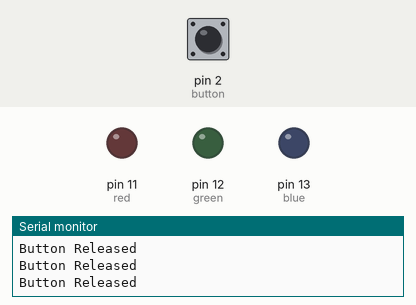
Recording of a sketch running on a simulated Arduino Uno, built with avr-gcc and run on an emulated ATmega328P. Shown: output pins drawn as LEDs (lit = HIGH), the last lines printed to the serial monitor. Dashed ring = blinking. Inputs (shaded band) come from the test bench; at power-on: pin 2 (button) HIGH.

Above: at 1.2 s.
1.3 s: pin 2 (button) pulled LOW for 0.15 s
At 1.52 s:
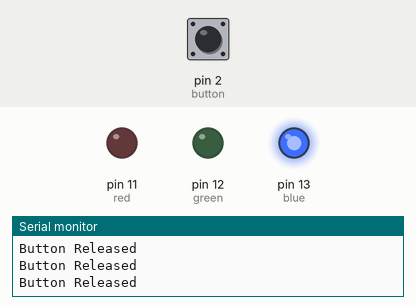
4.3 s: pin 2 (button) pulled LOW for 1 s
At 4.61 s:
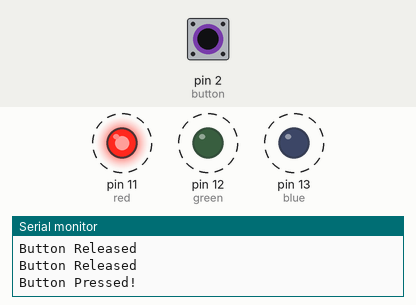
8.3 s: pin 2 (button) pulled LOW for 3.2 s
At 8.47 s:
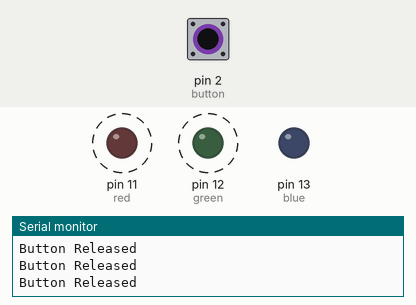
13.0 s: pin 2 (button) pulsed LOW 2 times (0.12 s each, 0.3 s apart)
At 14.7 s:
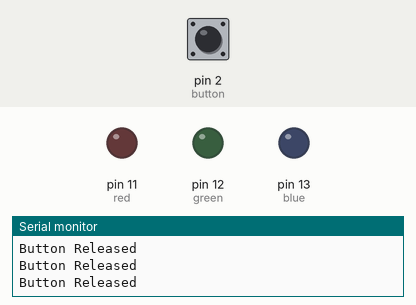
16.6 s: pin 2 (button) pulsed LOW 5 times (0.12 s each, 0.3 s apart)
At 16.82 s:
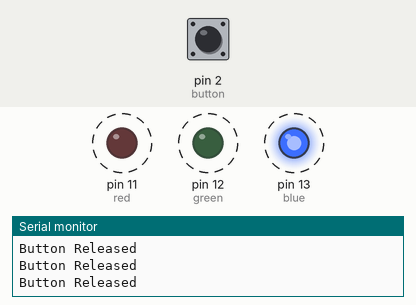
Timing chart, 0 to 19.6 s (numbered marks = the images above; inputs shaded):
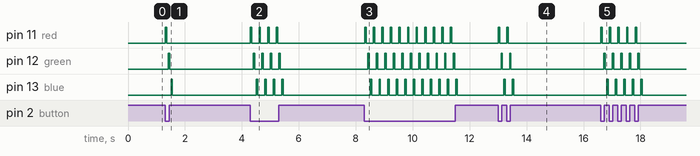

Measured:
- after the input at 1.3 s, pin 11 (red): LOW → HIGH at once, → LOW 0.05 s later; pin 12 (green): LOW → HIGH after 0.11 s, → LOW 0.05 s later; pin 13 (blue): LOW → HIGH after 0.21 s, → LOW 0.05 s later
- after the input at 4.3 s, pin 11 (red): alternates HIGH for 0.05 s and LOW for 0.25 s, 8 changes in all, then stays LOW, starting at once; pin 12 (green): alternates HIGH for 0.05 s and LOW for 0.25 s, 8 changes in all, then stays LOW, starting after 0.10 s
- after the input at 8.3 s, pin 11 (red): alternates HIGH for 0.05 s and LOW for 0.25 s, 22 changes in all, then stays LOW, starting at once; pin 12 (green): alternates HIGH for 0.05 s and LOW for 0.25 s, 22 changes in all, then stays LOW, starting after 0.12 s
- after the input at 13.0 s, pin 11 (red): alternates HIGH for 0.05 s and LOW for 0.25 s, 4 changes in all, then stays LOW, starting at once; pin 12 (green): alternates HIGH for 0.05 s and LOW for 0.25 s, 4 changes in all, then stays LOW, starting after 0.10 s
- after the input at 16.6 s, pin 11 (red): alternates HIGH for 0.05 s and LOW for 0.25 s, 10 changes in all, then stays LOW, starting at once; pin 12 (green): alternates HIGH for 0.05 s and LOW for 0.25 s, 10 changes in all, then stays LOW, starting after 0.11 s

The sketch:

super_stantia1.ino
```cpp
// Variables
int button = 2;
int red = 11;
int green = 12;
int blue = 13;
int delaytime = 50;
int bright = 255;

void setup()
{
  pinMode(button, INPUT_PULLUP); // Use Arduino's internal pull-up resistor
  pinMode(red, OUTPUT);
  pinMode(green, OUTPUT);
  pinMode(blue, OUTPUT);
  Serial.begin(9600);

}

void loop()
{


    int buttonState = digitalRead(button);

  if (buttonState == LOW) { // LOW means button is pressed

    digitalWrite(red, HIGH);
    analogWrite(red, bright);
  	delay(delaytime); // Wait for 1000 millisecond(s)

    digitalWrite(red, LOW);
  delay(delaytime); // Wait for 1000 millisecond(s)

    digitalWrite(green, HIGH);
    analogWrite(green, bright);
  delay(delaytime); // Wait for 1000 millisecond(s)

    digitalWrite(green, LOW);
  delay(delaytime); // Wait for 1000 millisecond(s)

    digitalWrite(blue, HIGH);
    analogWrite(blue, bright);
  delay(delaytime); // Wait for 1000 millisecond(s)

    digitalWrite(blue, LOW);
  delay(delaytime); // Wait for 1000 millisecond(s)

    Serial.println("Button Pressed!");

  } else {

    digitalWrite(red, LOW);
  digitalWrite(green, LOW);
  digitalWrite(blue, LOW);

    Serial.println("Button Released");
  }

}
```
